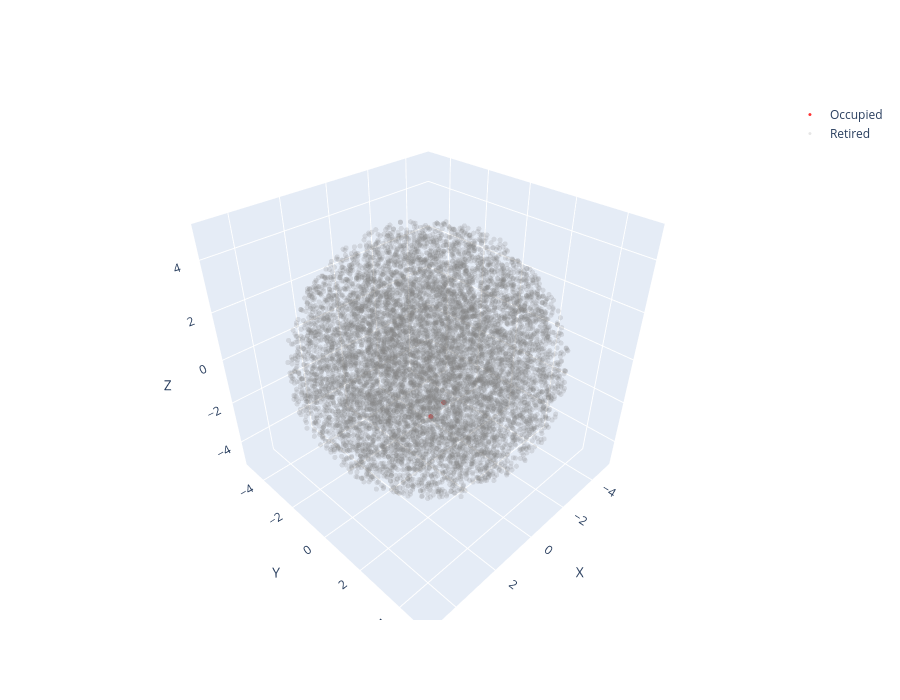

The code cell stored with this chart in its notebook:
### Markdown cell above
# Interactive 3d version

### Code cell
import numpy as np
import plotly.graph_objects as go

# Load data
data = np.loadtxt("3D_with_enclosure_static,plot,k=vary,sims=1,hb=0.6.dat")

x = data[:, 0]
y = data[:, 1]
z = data[:, 2]
status = data[:, 3]

# Configuration mapping: (Label, Color, Opacity)
status_config = {
    0: ("Unoccupied", "green", 1),
    1: ("Occupied", "red", 0.80),
    2: ("Travelling", "blue", 1.00),
    3: ("Targets", "yellow", 1.00),
    4: ("Retired", "gray", 0.20),
}

fig = go.Figure()

# Add a trace for each status group
for code, (name, color, opacity) in status_config.items():
    mask = status == code
    fig.add_trace(
        go.Scatter3d(
            x=x[mask],
            y=y[mask],
            z=z[mask],
            mode="markers",
            name=name,
            marker=dict(
                size=3,
                color=color,
                opacity=opacity,
            ),
        )
    )

fig.update_layout(
    scene=dict(
        xaxis_title="X",
        yaxis_title="Y",
        zaxis_title="Z",
    ),
    width=900,
    height=700,
)

fig.show()

### Figure 1 — Plotly figure (JSON) as saved in the notebook; plotly's stock layout.template omitted (floating-point values rounded to 4 significant figures; data arrays with more than 128 entries replaced by an {"elided": "..."} marker saying what was removed)
{"data": [{"marker": {"color": "green", "opacity": 1, "size": 3}, "mode": "markers", "name": "Unoccupied", "type": "scatter3d", "x": [], "y": [], "z": []}, {"marker": {"color": "red", "opacity": 0.8, "size": 3}, "mode": "markers", "name": "Occupied", "type": "scatter3d", "x": [2.947, 3.328], "y": [3.587, 3.443], "z": [1.769, 1.372]}, {"marker": {"color": "blue", "opacity": 1, "size": 3}, "mode": "markers", "name": "Travelling", "type": "scatter3d", "x": [], "y": [], "z": []}, {"marker": {"color": "yellow", "opacity": 1, "size": 3}, "mode": "markers", "name": "Targets", "type": "scatter3d", "x": [], "y": [], "z": []}, {"marker": {"color": "gray", "opacity": 0.2, "size": 3}, "mode": "markers", "name": "Retired", "type": "scatter3d", "x": {"elided": "9998 float values"}, "y": {"elided": "9998 float values"}, "z": {"elided": "9998 float values"}}], "layout": {"height": 700, "scene": {"xaxis": {"title": {"text": "X"}}, "yaxis": {"title": {"text": "Y"}}, "zaxis": {"title": {"text": "Z"}}}, "width": 900}}
